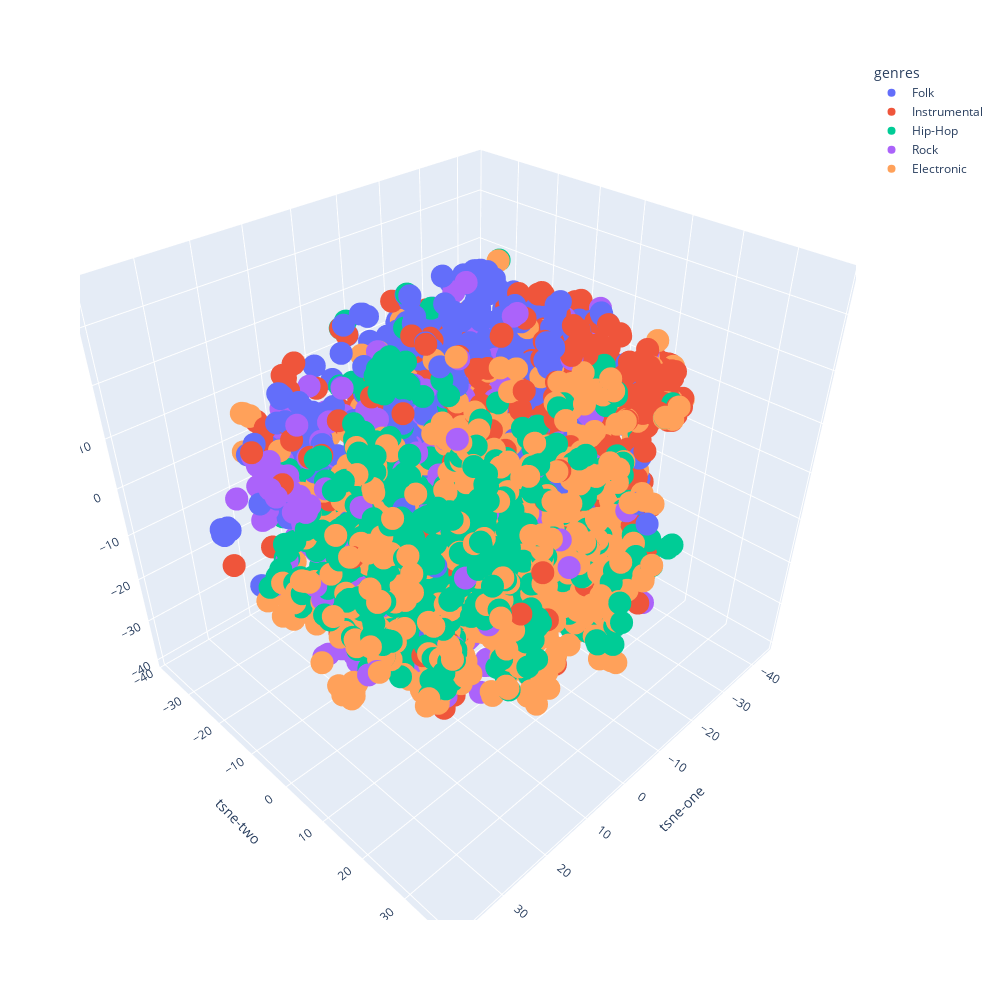

Notebook source saved alongside this figure:
### Code cell
fig = px.scatter_3d(sub, x='tsne-one', y='tsne-two', z='tsne-three',
              color='genres', width=1000, height=1000)
fig.show()

### Figure 1 — Plotly figure (JSON) as saved in the notebook; plotly's stock layout.template omitted (floating-point values rounded to 4 significant figures; data arrays with more than 128 entries replaced by an {"elided": "..."} marker saying what was removed)
{"data": [{"hovertemplate": "genres=Folk<br>tsne-one=%{x}<br>tsne-two=%{y}<br>tsne-three=%{z}<extra></extra>", "legendgroup": "Folk", "marker": {"color": "#636efa", "symbol": "circle"}, "mode": "markers", "name": "Folk", "scene": "scene", "showlegend": true, "type": "scatter3d", "x": {"elided": "997 float values"}, "y": {"elided": "997 float values"}, "z": {"elided": "997 float values"}}, {"hovertemplate": "genres=Instrumental<br>tsne-one=%{x}<br>tsne-two=%{y}<br>tsne-three=%{z}<extra></extra>", "legendgroup": "Instrumental", "marker": {"color": "#EF553B", "symbol": "circle"}, "mode": "markers", "name": "Instrumental", "scene": "scene", "showlegend": true, "type": "scatter3d", "x": {"elided": "1001 float values"}, "y": {"elided": "1001 float values"}, "z": {"elided": "1001 float values"}}, {"hovertemplate": "genres=Hip-Hop<br>tsne-one=%{x}<br>tsne-two=%{y}<br>tsne-three=%{z}<extra></extra>", "legendgroup": "Hip-Hop", "marker": {"color": "#00cc96", "symbol": "circle"}, "mode": "markers", "name": "Hip-Hop", "scene": "scene", "showlegend": true, "type": "scatter3d", "x": {"elided": "992 float values"}, "y": {"elided": "992 float values"}, "z": {"elided": "992 float values"}}, {"hovertemplate": "genres=Rock<br>tsne-one=%{x}<br>tsne-two=%{y}<br>tsne-three=%{z}<extra></extra>", "legendgroup": "Rock", "marker": {"color": "#ab63fa", "symbol": "circle"}, "mode": "markers", "name": "Rock", "scene": "scene", "showlegend": true, "type": "scatter3d", "x": {"elided": "999 float values"}, "y": {"elided": "999 float values"}, "z": {"elided": "999 float values"}}, {"hovertemplate": "genres=Electronic<br>tsne-one=%{x}<br>tsne-two=%{y}<br>tsne-three=%{z}<extra></extra>", "legendgroup": "Electronic", "marker": {"color": "#FFA15A", "symbol": "circle"}, "mode": "markers", "name": "Electronic", "scene": "scene", "showlegend": true, "type": "scatter3d", "x": {"elided": "1000 float values"}, "y": {"elided": "1000 float values"}, "z": {"elided": "1000 float values"}}], "layout": {"height": 1000, "legend": {"title": {"text": "genres"}, "tracegroupgap": 0}, "margin": {"t": 60}, "scene": {"domain": {"x": [0, 1], "y": [0, 1]}, "xaxis": {"title": {"text": "tsne-one"}}, "yaxis": {"title": {"text": "tsne-two"}}, "zaxis": {"title": {"text": "tsne-three"}}}, "width": 1000}}
